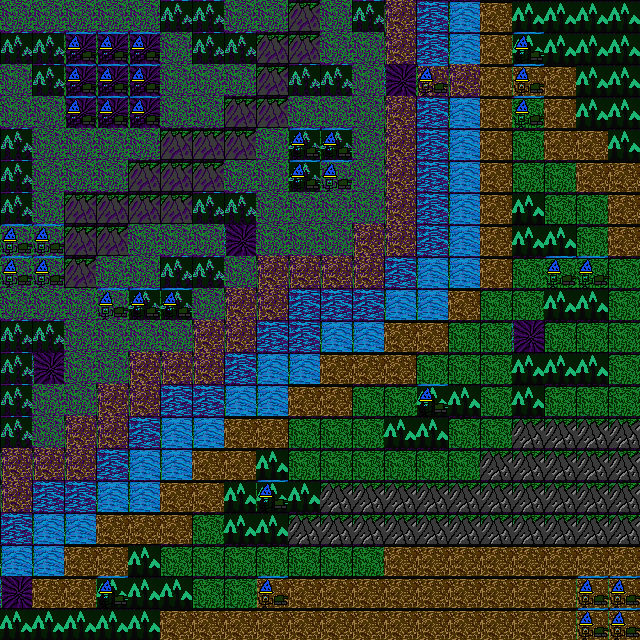

Below is a game level as drawn by its tile map, then a one-line description and the .tmx file that defines it, in full:
An orthogonal 20x20 tile map with 32x32 px tiles, 3 tile layers (Background, Map, Enimies), 2 tilesets and 1 object.

<map version="1.2" tiledversion="1.3.4" orientation="orthogonal" renderorder="right-down" width="20" height="20" tilewidth="32" tileheight="32" infinite="0" nextlayerid="5" nextobjectid="5">
 <editorsettings>
  <export target="Assets/tileMap_v01..json" format="json" />
 </editorsettings>
 <tileset firstgid="1" name="warp_tileMap" tilewidth="32" tileheight="32" tilecount="12" columns="3">
  <image source="Assets/warpTiles.png" width="98" height="131" />
  <tile id="0">
   <properties>
    <property name="isPassable" type="bool" value="true" />
    <property name="movementCost" type="float" value="1" />
    <property name="warpLevel" type="int" value="50" />
   </properties>
  </tile>
  <tile id="1">
   <properties>
    <property name="isPassable" type="bool" value="false" />
    <property name="movementCost" type="float" value="1" />
    <property name="warpLevel" type="int" value="50" />
   </properties>
  </tile>
  <tile id="2">
   <properties>
    <property name="isPassable" type="bool" value="true" />
    <property name="movementCost" type="float" value="1" />
    <property name="warpLevel" type="int" value="50" />
   </properties>
  </tile>
  <tile id="3">
   <properties>
    <property name="isPassable" type="bool" value="false" />
    <property name="movementCost" type="float" value="1" />
    <property name="warpLevel" type="int" value="1" />
   </properties>
  </tile>
  <tile id="4">
   <properties>
    <property name="isPassable" type="bool" value="false" />
    <property name="movementCost" type="float" value="1" />
    <property name="warpLevel" type="int" value="50" />
   </properties>
  </tile>
  <tile id="5">
   <properties>
    <property name="isPassable" type="bool" value="true" />
    <property name="movementCost" type="float" value="2" />
    <property name="warpLevel" type="int" value="100" />
   </properties>
  </tile>
  <tile id="6">
   <properties>
    <property name="isPassable" type="bool" value="true" />
    <property name="movementCost" type="float" value="2" />
    <property name="warpLevel" type="int" value="1" />
   </properties>
  </tile>
  <tile id="7">
   <properties>
    <property name="isPassable" type="bool" value="true" />
    <property name="movementCost" type="float" value="2" />
    <property name="warpLevel" type="int" value="50" />
   </properties>
  </tile>
  <tile id="8">
   <properties>
    <property name="isPassable" type="bool" value="false" />
    <property name="movementCost" type="float" value="1" />
    <property name="warpLevel" type="int" value="50" />
   </properties>
  </tile>
  <tile id="9">
   <properties>
    <property name="isPassable" type="bool" value="true" />
    <property name="movementCost" type="float" value="1" />
    <property name="warpLevel" type="int" value="1" />
   </properties>
  </tile>
  <tile id="10">
   <properties>
    <property name="isPassable" type="bool" value="true" />
    <property name="movementCost" type="float" value="1" />
    <property name="warpLevel" type="int" value="1" />
   </properties>
  </tile>
 </tileset>
 <tileset firstgid="13" name="characters_v01" tilewidth="32" tileheight="32" tilecount="2" columns="1">
  <image source="Assets/characters.png" width="47" height="70" />
 </tileset>
 <layer id="3" name="Background" width="20" height="20">
  <data encoding="csv">
11,11,11,11,11,11,11,11,11,11,11,11,11,11,11,11,11,11,11,11,
11,11,11,11,11,11,11,11,11,11,11,11,11,11,11,11,11,11,11,11,
11,11,11,11,11,11,11,11,11,11,11,11,11,11,11,11,11,11,11,11,
11,11,11,11,11,11,11,11,11,11,11,11,11,11,11,11,11,11,11,11,
11,11,11,11,11,11,11,11,11,11,11,11,11,11,11,11,11,11,11,11,
11,11,11,11,11,11,11,11,11,11,11,11,11,11,11,11,11,11,11,11,
11,11,11,11,11,11,11,11,11,11,11,11,11,11,11,11,11,11,11,11,
11,11,11,11,11,11,11,11,11,11,11,11,11,11,11,11,11,11,11,11,
11,11,11,11,11,11,11,11,11,11,11,11,11,11,11,11,11,11,11,11,
11,11,11,11,11,11,11,11,11,11,11,11,11,11,11,11,11,11,11,11,
11,11,11,11,11,11,11,11,11,11,11,11,11,11,11,11,11,11,11,11,
11,11,11,11,11,11,11,11,11,11,11,11,11,11,11,11,11,11,11,11,
11,11,11,11,11,11,11,11,11,11,11,11,11,11,11,11,11,11,11,11,
11,11,11,11,11,11,11,11,11,11,11,11,11,11,11,11,11,11,11,11,
11,11,11,11,11,11,11,11,11,11,11,11,11,11,11,11,11,11,11,11,
11,11,11,11,11,11,11,11,11,11,11,11,11,11,11,11,11,11,11,11,
11,11,11,11,11,11,11,11,11,11,11,11,11,11,11,11,11,11,11,11,
11,11,11,11,11,11,11,11,11,11,11,11,11,11,11,11,11,11,11,11,
11,11,11,11,11,11,11,11,11,11,11,11,11,11,11,11,11,11,11,11,
11,11,11,11,11,11,11,11,11,11,11,11,11,11,11,11,11,11,11,11
</data>
 </layer>
 <layer id="1" name="Map" width="20" height="20">
  <data encoding="csv">
1,1,1,1,1,8,8,1,1,2,1,8,3,5,9,10,7,7,7,7,
8,8,6,6,6,1,8,8,2,2,1,1,3,5,9,10,7,7,7,7,
1,8,6,6,6,1,1,1,2,8,8,1,6,3,3,10,10,10,7,7,
1,1,6,6,6,1,1,2,2,1,1,1,3,5,9,10,11,10,7,7,
8,1,1,1,1,2,2,2,1,8,8,1,3,5,9,10,11,10,10,7,
8,1,1,1,2,2,2,1,1,8,1,1,3,5,9,10,11,11,10,10,
8,1,2,2,2,2,8,8,1,1,1,1,3,5,9,10,7,11,11,10,
1,1,2,2,1,1,1,6,1,1,1,3,3,5,9,10,7,7,11,10,
1,1,2,1,1,8,8,1,3,3,3,3,5,9,9,10,11,11,11,11,
1,1,1,1,8,8,1,3,3,5,5,5,9,9,10,11,11,7,7,11,
8,8,1,1,1,1,3,3,5,5,9,9,10,10,11,11,6,11,11,11,
8,6,1,1,3,3,3,5,9,9,10,10,10,11,11,11,7,7,7,11,
8,1,1,3,3,5,5,9,9,10,10,11,11,7,7,11,7,11,11,11,
8,1,3,3,5,9,9,10,10,11,11,11,7,7,11,11,4,4,4,4,
3,3,3,5,9,9,10,10,7,11,11,11,11,11,11,4,4,4,4,4,
3,5,5,9,9,10,10,7,7,7,4,4,4,4,4,4,4,4,4,4,
5,9,9,10,10,10,11,7,7,4,4,4,4,4,4,4,4,4,4,4,
9,9,10,10,7,11,11,11,11,11,11,11,10,10,10,10,10,10,10,10,
6,10,10,7,7,7,11,11,10,10,10,10,10,10,10,10,10,10,10,10,
7,7,7,7,7,10,10,10,10,10,10,10,10,10,10,10,10,10,10,10
</data>
 </layer>
 <layer id="2" name="Enimies" width="20" height="20">
  <data encoding="csv">
0,0,0,0,0,0,0,0,0,0,0,0,0,0,0,0,0,0,0,0,
0,0,12,12,12,0,0,0,0,0,0,0,0,0,0,0,12,0,0,0,
0,0,12,12,12,0,0,0,0,0,0,0,0,12,0,0,12,0,0,0,
0,0,12,12,12,0,0,0,0,0,0,0,0,0,0,0,12,0,0,0,
0,0,0,0,0,0,0,0,0,12,12,0,0,0,0,0,0,0,0,0,
0,0,0,0,0,0,0,0,0,12,12,0,0,0,0,0,0,0,0,0,
0,0,0,0,0,0,0,0,0,0,0,0,0,0,0,0,0,0,0,0,
12,12,0,0,0,0,0,0,0,0,0,0,0,0,0,0,0,0,0,0,
12,12,0,0,0,0,0,0,0,0,0,0,0,0,0,0,0,12,12,0,
0,0,0,12,12,12,0,0,0,0,0,0,0,0,0,0,0,0,0,0,
0,0,0,0,0,0,0,0,0,0,0,0,0,0,0,0,0,0,0,0,
0,0,0,0,0,0,0,0,0,0,0,0,0,0,0,0,0,0,0,0,
0,0,0,0,0,0,0,0,0,0,0,0,0,12,0,0,0,0,0,0,
0,0,0,0,0,0,0,0,0,0,0,0,0,0,0,0,0,0,0,0,
0,0,0,0,0,0,0,0,0,0,0,0,0,0,0,0,0,0,0,0,
0,0,0,0,0,0,0,0,12,0,0,0,0,0,0,0,0,0,0,0,
0,0,0,0,0,0,0,0,0,0,0,0,0,0,0,0,0,0,0,0,
0,0,0,0,0,0,0,0,0,0,0,0,0,0,0,0,0,0,0,0,
0,0,0,12,0,0,0,0,12,0,0,0,0,0,0,0,0,0,12,12,
0,0,0,0,0,0,0,0,0,0,0,0,0,0,0,0,0,0,12,12
</data>
 </layer>
 <objectgroup id="4" name="Object">
  <object id="1" x="596.182" y="591.636">
   <point />
  </object>
 </objectgroup>
</map>